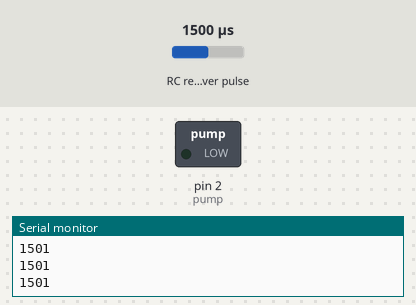
Recording of a sketch running on a simulated Arduino Uno, built with avr-gcc and run on an emulated ATmega328P. Shown: switched loads named in the sketch (green lamp = pin HIGH), the last lines printed to the serial monitor. Wiring (inferred from the names in the program): RC receiver channel: data pin 3. Inputs (shaded band) come from the test bench; at power-on: RC receiver pulse 1500 µs.

Above: at 1.2 s.
1.3 s: RC receiver pulse (sensor on pin 3) set to 1584 µs
2.8 s: RC receiver pulse (sensor on pin 3) set to 1612 µs
At 3.5 s:
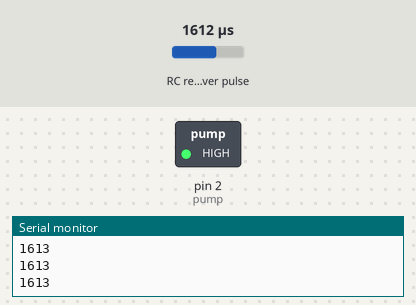
4.3 s: RC receiver pulse (sensor on pin 3) set to 1020 µs
At 4.7 s:
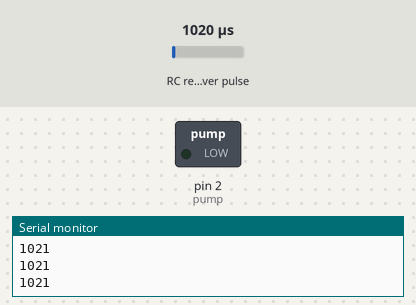
5.8 s: RC receiver pulse (sensor on pin 3) set to 1750 µs
At 7.0 s:
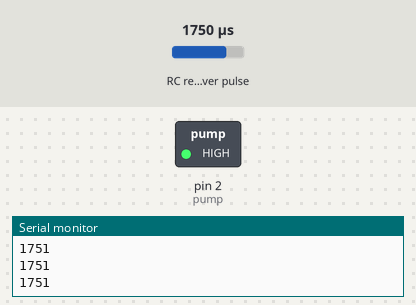
Timing chart, 0 to 8.3 s (numbered marks = the images above; inputs shaded):
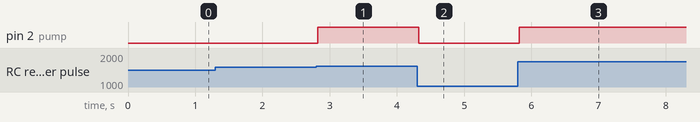

The sketch:

Agricultural_Attachment.ino
```cpp
/*
*
* Project Name:   Agricultural Attachment
* Author List:    Siddhant Satam, Sai Rane
* Filename:     Agricultural_Attachment.ino
* Functions:    setup() , loop()
* Global Variables: 3
*
*/

// Initializing the input channel pin
const int CH_1_PIN = 3;

// Initializing the DC water pump control pin
const int pump = 2;

// Initializing the deadzone limit for input PWM value
const int deadzone = 20;

/*
*
* Function Name:   setup()
* Input:    pump , Serial monitor Baud Rate
* Output:   pump is set as output , Serial Monitor Baud rate is set to 9600
* Logic:    pinMode Function is used to define inmput or output
* Example Call:   NA
*
*/

void setup() {
  // Setting the water pump control pin as output
  pinMode(pump, OUTPUT);

  //Setting the Serial baud rate as 9600
  Serial.begin(9600);
}

/*
*
* Function Name:   loop()
* Input:    CH_1_PIN
* Output:   pwmValue is printed on serial monitor, The pwm value is used for controlling the water pump
* Logic:    pwm signal is read from one channel of the RC receiver and then that pwm value is used to control the Water Pump
* Example Call:   NA
*
*/
void loop() {

  // Reading the pwmValue of the input signal from the CH-1_PIN
  int pwmValue = pulseIn(CH_1_PIN, HIGH, 25000);

  // Printing the pwm value for our reference on serial monitor
  Serial.println(pwmValue);

  // Using the if and else statements to control the water pump depending on the input PWM value
  if(pwmValue>1600)
  {
   digitalWrite(pump,HIGH);
  }
  else if(pwmValue<1600)
  {
   digitalWrite(pump,LOW);
  }
}
```

Measured:
- the behaviour switches between 1599 and 1600 µs on RC receiver pulse (sensor on pin 3) (found by bisection; images 0 and 1)
- after the input at 2.8 s, pin 2 (pump): LOW → HIGH at once
- after the input at 4.3 s, pin 2 (pump): HIGH → LOW at once
- after the input at 5.8 s, pin 2 (pump): LOW → HIGH at once
